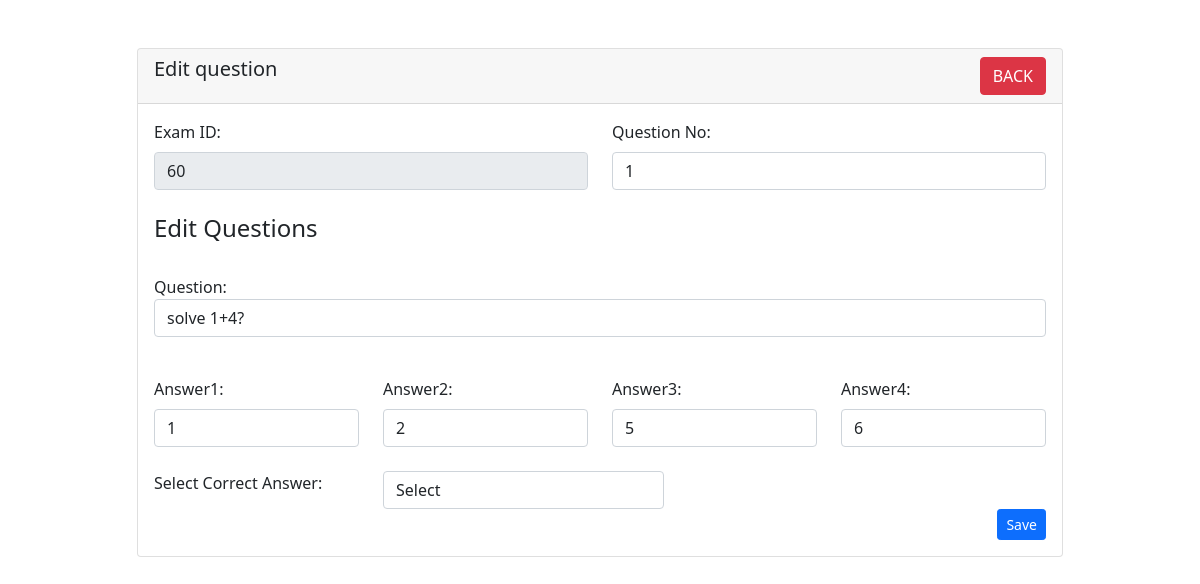
Page /Edit_question.php?id=49 on the committed database.
### tables this page shows
CREATE TABLE `questions` (
  `Q_id` int(11) NOT NULL,
  `exams_E_id` int(11) DEFAULT NULL,
  `questionNo` int(11) NOT NULL,
  `question` varchar(1000) NOT NULL,
  `answer1` int(11) NOT NULL,
  `answer2` int(11) NOT NULL,
  `answer3` int(11) NOT NULL,
  `answer4` int(11) NOT NULL,
  `correctAnswer` int(11) NOT NULL
);

### Edit_question.php (the view, shortened to what this page needs)
<?php
require 'database.php';
?>
<!doctype html>
<html lang="en">
<head>
   <link href="https://cdn.jsdelivr.net/npm/bootstrap@5.1.3/dist/css/bootstrap.min.css" rel="stylesheet">
</head>
<head>
      <link href="https://cdn.jsdelivr.net/npm/bootstrap@5.0.0-beta1/dist/css/bootstrap.min.css" rel="stylesheet">
</head>
<body>
    <div class="container" >
    <br>
    <br>
        <div class="row justify-content-center">
            <div class="col-md-10">
                <div class="card">
                    <div class="card-header">
                        <h5>Edit question
                            <a href="View_questions.php?userId=<?=$user_id;?>" class="btn btn-danger float-end">BACK</a>
                        </h5>
                    </div>
                    <div class="card-body">
                    <?php
                        if(isset($_GET['id']))
                        {
                               $question_id = mysqli_real_escape_string($conn, $_GET['id']);
                               $query = "SELECT `Q_id`, `exams_E_id`, `questionNo`, `question`, `answer1`, `answer2`, `answer3`, `answer4`, `correctAnswer` FROM questions WHERE Q_id= $question_id";
                               $query_run = mysqli_query($conn, $query);
                               if(mysqli_num_rows($query_run)>0)
                               {
                                 $question =mysqli_fetch_array($query_run);
                                 ?>
                                    <form action="code.php?userId=<?=$user_id;?>" method="POST">
                                                <div class="row mb-4">
                                                        <div class="col">
                                                        <div class="form-outline">
                                                        <label class="form-label" for="form6Example2">Exam ID:</label>
                                                            <input disabled type="text"  name="exams_E_id" value="<?= $question['exams_E_id'];?>" class="form-control" />
                                                        </div>
                                                        </div>
                                                        <div class="col">
                                                        <div class="form-outline">
                                                        <label class="form-label" for="form6Example1">Question No:</label>
                                                            <input type="text" name="questionNo" value="<?= $question['questionNo'];?>" class="form-control" />
                                                        </div>
                                                        </div>
                                                        </div>
                                                    <div class="mb-3">
                                                    <h4><label>Edit Questions</label></h4>
                                                    <br>
                                                        <label>Question:</label>
                                                        <input type="text" name="question" value="<?= $question['question'];?>" class="form-control">
                                                    </div>
                                                    <br>
                                                    <div class="row mb-4">
                                                        <div class="col">
                                                        <div class="form-outline">
                                                        <label class="form-label" for="form6Example1">Answer1:</label>
                                                            <input type="text" name="answer1" value="<?= $question['answer1'];?>" class="form-control" />
                                                        </div>
                                                        </div>
                                                        <div class="col">
                                                        <div class="form-outline">
                                                        <label class="form-label" for="form6Example2">Answer2:</label>
                                                            <input type="text" name="answer2" value="<?= $question['answer2'];?>"  class="form-control" />
                                                        </div>
                                                        </div>
                                                        <div class="col">
                                                        <div class="form-outline">
                                                        <label class="form-label" for="form6Example1">Answer3:</label>
                                                            <input type="text" name="answer3" value="<?= $question['answer3'];?>" class="form-control" />
                                                        </div>
                                                        </div>
                                                        <div class="col">
                                                        <div class="form-outline">
                                                        <label class="form-label" for="form6Example2">Answer4:</label>
                                                            <input type="text" name="answer4" value="<?= $question['answer4'];?>" class="form-control" />
                                                        </div>
                                                        </div>
                                                    </div>
                                                    <div class="dropdown">
                                                    <div class="row ">
                                                    <label class="col-md-3 text-right  ">Select Correct Answer:<span class="text-danger" ></span></label>
                                                    <div class="col-md-4" >
                                                        <select name="correctAnswer" value="<?= $question['correctAnswer'];?>" id="answer_option" class="form-control">
                                                            <option value="">Select</option>
                                                        </select>
                                                                </div>
                                                            </div>
                                                        </div>
                                                        <div class="d-grid gap-2 d-md-flex justify-content-md-end">
                                                        <button type="submit" name= "edit_save_question" class="btn btn-primary btn-sm">Save</button>
                                                        </div>
                                    </form>
                                    <?php
                                }
                                else
                                {
                                  echo "</h4>no data</h4>";
                                }
                         }?>
                            </div>
                         </div>
                       </div>
                   </div>
              </div>
    </body>
</html>

### rows in the picture
questions: exams_E_id "60", questionNo "1", question "solve 1+4?", answer1 "1", answer2 "2", answer3 "5", answer4 "6"
